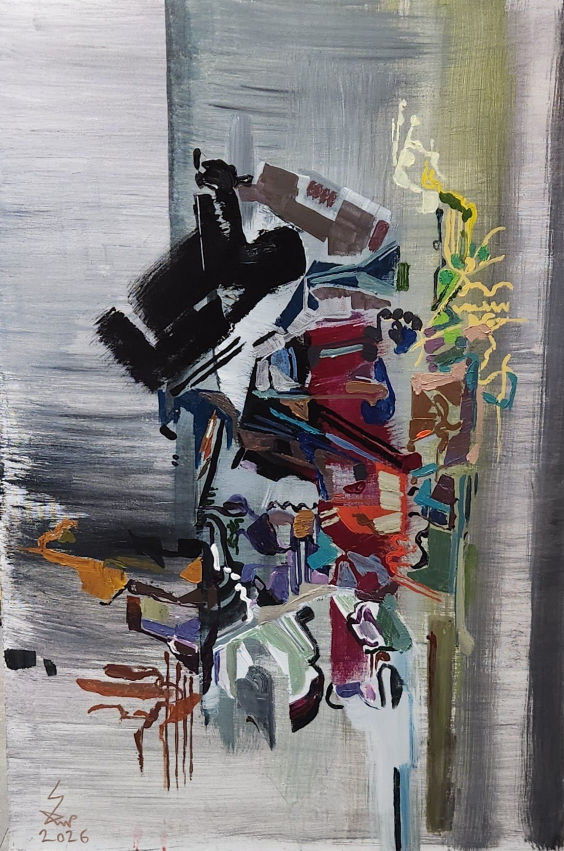
#> input picture assets/img/works/hammering-the-nail/final.jpg, 1128 x 1702 px (shown at 1/2 size)
$ python protect_image.py ../assets/img/works/hammering-the-nail/final.jpg out.png
#> lines starting #> are read from the running program, lines starting #| are printed output that depends on the picture
#> in protect, img is the input picture: PIL image 1128x1702 RGB; mean R, G, B 130.7, 127.6, 127.6
#!/usr/bin/env python3
"""Prepare a photo for the website: resize, watermark and tag it.

Every image on the site should go through this script before it is added:

    python3 tools/protect_image.py photo.jpg assets/img/works/<slug>/final.jpg

What it does
  * resizes the photo to at most 2000 px on the long side
  * draws a visible watermark: "© <year> Mahdi Parnianpour"
      --style tiled   faint diagonal text across the whole image, plus a
                      credit in the corner (default; hard to crop or paint out)
      --style corner  only the credit in the corner
  * embeds the copyright in the file (EXIF Artist/Copyright and XMP), with
    the IPTC/PLUS "data mining" field set to prohibit AI/ML training while
    still allowing search-engine indexing

Options
  --crop x0,y0,x1,y1   crop the photo to this box first (pixels)
  --year 2026          year shown in the watermark (default: this year)
  --max 2000           longest side in pixels

Requires Pillow 11 or newer (pip install pillow).
"""
import argparse
import datetime
import math
import os

from PIL import Image, ImageDraw, ImageFont, ImageOps

ARTIST = "Mahdi Parnianpour"
SITE = "https://mparnianpour.github.io/mahdiartwebsite/"
FONT = os.path.join(os.path.dirname(os.path.abspath(__file__)), "fonts", "IBMPlexMono-Medium.ttf")

# PLUS "Data Mining" vocabulary: prohibited, except for search engine indexing.
DATA_MINING = "http://ns.useplus.org/ldf/vocab/DMI-PROHIBITED-EXCEPTSEARCHENGINEINDEXING"


def font(size):
    try:
        return ImageFont.truetype(FONT, size)
    except OSError:
        return ImageFont.load_default(size)


def corner_credit(img, text):
    """Small credit in the bottom-right corner, readable on light and dark areas."""
    w, h = img.size
    size = max(14, round(min(w, h) * 0.026))
    f = font(size)
    layer = Image.new("RGBA", img.size, (0, 0, 0, 0))
    d = ImageDraw.Draw(layer)
    x0, y0, x1, y1 = d.textbbox((0, 0), text, font=f)
    margin = size
    x = w - (x1 - x0) - margin
    y = h - (y1 - y0) - margin - y0
    d.text((x, y), text, font=f, fill=(255, 255, 255, 215),
           stroke_width=max(1, size // 12), stroke_fill=(20, 18, 16, 120))
    return Image.alpha_composite(img, layer)


def tiled(img, text):
    """Faint diagonal text repeated across the whole image."""
#> called with text = '© MAHDI PARNIANPOUR'
    w, h = img.size
#> w = 1128; h = 1702
    size = max(14, round(min(w, h) * 0.034))
#> size = 38
    f = font(size)
    diag = int(math.hypot(w, h)) + size * 4
#> diag = 2193
    layer = Image.new("RGBA", (diag, diag), (0, 0, 0, 0))
#> layer: PIL image 2193x2193 RGBA; every value is 0
    d = ImageDraw.Draw(layer)
    x0, y0, x1, y1 = d.textbbox((0, 0), text, font=f)
#> x0 = 0; y0 = 12; x1 = 433; y1 = 39
    tw = (x1 - x0) + size * 3
#> tw = 547
    row = size * 5
#> row = 190
    for i, y in enumerate(range(0, diag, row)):
        offset = (i % 2) * tw // 2
        for x in range(-tw + offset, diag, tw):
            d.text((x, y), text, font=f, fill=(255, 255, 255, 46),
                   stroke_width=max(1, size // 14), stroke_fill=(20, 18, 16, 26))
#> this loop made 12 passes
#> offset on passes 1 to 12: 0, 273, 0, 273, 0, 273, 0, 273, 0, 273, 0, 273
    layer = layer.rotate(30, resample=Image.BICUBIC)
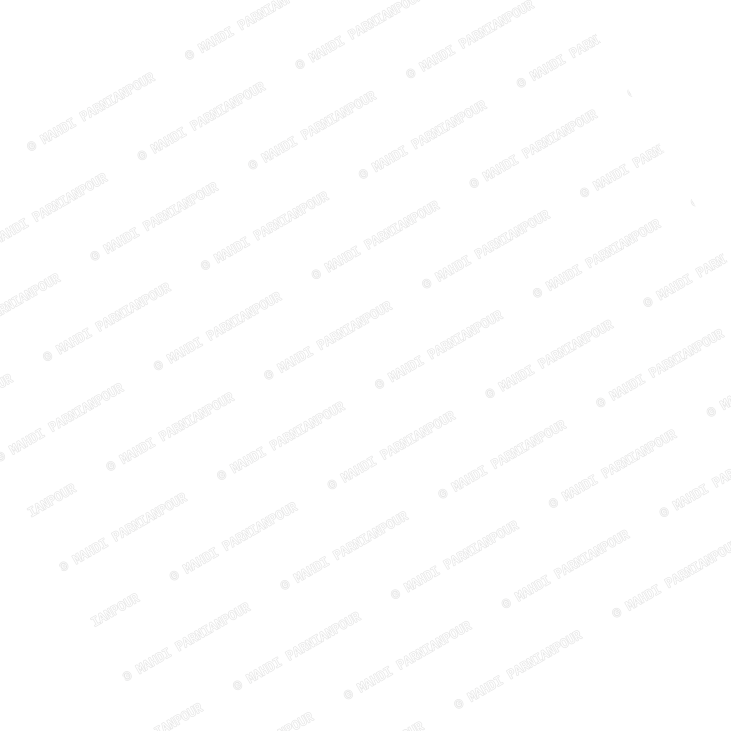
#> layer: PIL image 2193x2193 RGBA (shown at 1/3 size); mean R, G, B, A 9.5, 9.4, 9.4, 2.6; transparent parts drawn white
    left, top = (diag - w) // 2, (diag - h) // 2
#> left = 532; top = 245
    layer = layer.crop((left, top, left + w, top + h))
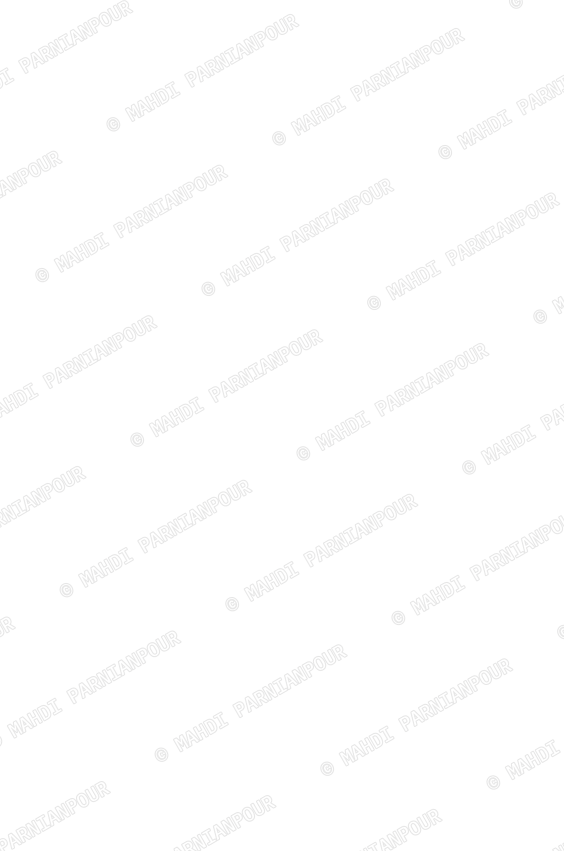
#> layer: PIL image 1128x1702 RGBA (shown at 1/2 size); mean R, G, B, A 11, 10.9, 10.9, 3; transparent parts drawn white
    return Image.alpha_composite(img, layer)


def xmp_packet(year):
    rights = f"© {year} {ARTIST}. All rights reserved. Not licensed for AI or machine-learning training."
    return f"""<?xpacket begin="" id="W5M0MpCehiHzreSzNTczkc9d"?>
<x:xmpmeta xmlns:x="adobe:ns:meta/">
 <rdf:RDF xmlns:rdf="http://www.w3.org/1999/02/22-rdf-syntax-ns#">
  <rdf:Description rdf:about=""
    xmlns:dc="http://purl.org/dc/elements/1.1/"
    xmlns:xmpRights="http://ns.adobe.com/xap/1.0/rights/"
    xmlns:plus="http://ns.useplus.org/ldf/xmp/1.0/"
    xmlns:Iptc4xmpCore="http://iptc.org/std/Iptc4xmpCore/1.0/xmlns/">
   <dc:creator><rdf:Seq><rdf:li>{ARTIST}</rdf:li></rdf:Seq></dc:creator>
   <dc:rights><rdf:Alt><rdf:li xml:lang="x-default">{rights}</rdf:li></rdf:Alt></dc:rights>
   <xmpRights:Marked>True</xmpRights:Marked>
   <xmpRights:WebStatement>{SITE}</xmpRights:WebStatement>
   <plus:DataMining>{DATA_MINING}</plus:DataMining>
   <Iptc4xmpCore:CreatorContactInfo rdf:parseType="Resource">
    <Iptc4xmpCore:CiUrlWork>{SITE}</Iptc4xmpCore:CiUrlWork>
   </Iptc4xmpCore:CreatorContactInfo>
  </rdf:Description>
 </rdf:RDF>
</x:xmpmeta>
<?xpacket end="w"?>""".encode("utf-8")


def protect(img, year, style="tiled", crop=None, max_side=2000):
    """Return a resized, watermarked RGB copy of a PIL image. `crop` is a pixel box."""
    img = ImageOps.exif_transpose(img).convert("RGB")
    if crop:
        img = img.crop(tuple(int(v) for v in crop))
    if max(img.size) > max_side:
        img.thumbnail((max_side, max_side), Image.LANCZOS)
    out = img.convert("RGBA")
    if style == "tiled":
        out = tiled(out, f"© {ARTIST.upper()}")
    return corner_credit(out, f"© {year} {ARTIST}").convert("RGB")
#> in corner_credit, `layer = Image.new("RGBA", img.size, (0, 0, 0, 0))`: layer: PIL image 1128x1702 RGBA; every value is 0
#> in corner_credit, `x0, y0, x1, y1 = d.textbbox((0, 0), text, font=f)`: x0 = 0; y0 = 8; x1 = 418; y1 = 36
#> in corner_credit, `x = w - (x1 - x0) - margin`: x = 681
#> in corner_credit, `y = h - (y1 - y0) - margin - y0`: y = 1637
#> returned value: PIL image 1128x1702 RGB


def save(img, path, year):
    """Save as JPEG with the copyright and no-AI-training metadata."""
    exif = Image.Exif()
    exif[0x013B] = ARTIST                                         # Artist
    exif[0x8298] = f"Copyright {year} {ARTIST}. All rights reserved."  # Copyright (EXIF is ASCII only)
    os.makedirs(os.path.dirname(os.path.abspath(path)), exist_ok=True)
    img.save(path, "JPEG", quality=85, optimize=True, progressive=True,
             exif=exif, xmp=xmp_packet(year))


def main():
    p = argparse.ArgumentParser(description=__doc__, formatter_class=argparse.RawDescriptionHelpFormatter)
    p.add_argument("input")
    p.add_argument("output")
    p.add_argument("--style", choices=["tiled", "corner"], default="tiled")
    p.add_argument("--crop", help="x0,y0,x1,y1 in pixels of the input photo")
    p.add_argument("--year", type=int, default=datetime.date.today().year)
    p.add_argument("--max", type=int, default=2000)
    a = p.parse_args()

    crop = a.crop.split(",") if a.crop else None
    out = protect(Image.open(a.input), a.year, a.style, crop, a.max)
    save(out, a.output, a.year)
    print(f"{a.output}  {out.size[0]}×{out.size[1]}  watermark: {a.style}")
#| out.png  1128×1702  watermark: tiled


if __name__ == "__main__":
    main()
